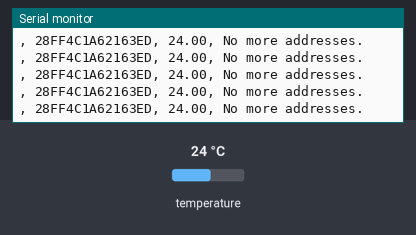
A sketch run on a simulated Arduino Uno, built with avr-gcc and run on an emulated ATmega328P. Parts: the last lines printed to the serial monitor. Inputs (shaded band) come from the test bench; at power-on: temperature 24 °C.

Above: at 1.2 s.
1.3 s: temperature set to 12 °C
At 1.37 s:
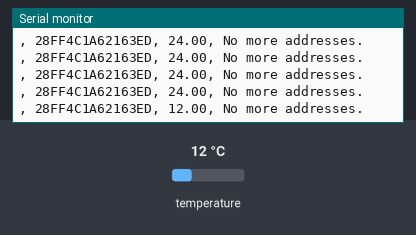
4.3 s: temperature set to 19 °C
At 4.36 s:
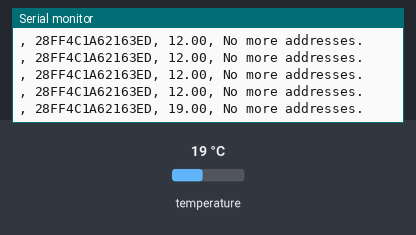
Timing chart, 0 to 7.3 s (numbered marks = the images above; inputs shaded):
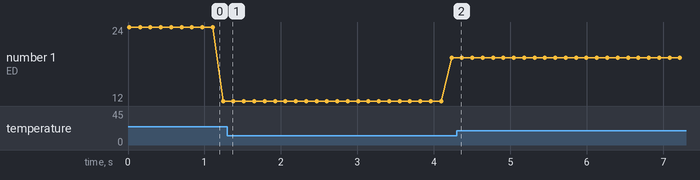

Measured:
- plotted number 1: 12 → 19 after the input at 1.3 s

The sketch:

playground_bildr.ino
```cpp
#include <OneWire.h>

// DS18S20 Temperature chip i/o
 OneWire ds(2);  // on pin 10

void setup(void) {
   // initialize inputs/outputs
   // start serial port
   Serial.begin(9600);
}

void loop(void) {
   byte i;
   byte present = 0;
   byte data[12];
   byte addr[8];

   if ( !ds.search(addr)) {
       Serial.print(", No more addresses.\n");
       ds.reset_search();
       return;
   }

   Serial.print(", ");
   for( i = 0; i < 8; i++) {
     Serial.print(addr[i], HEX);
   }

   if ( OneWire::crc8( addr, 7) != addr[7]) {
       Serial.print("CRC is not valid!\n");
       return;
   }
/*
   if ( addr[0] == 0x10) {
       Serial.print("Device is a DS18S20 family device.\n");
   }
   else if ( addr[0] == 0x28) {
       Serial.print("Device is a DS18B20 family device.\n");
   }
   else {
       Serial.print("Device family is not recognized: 0x");
       Serial.println(addr[0],HEX);
       return;
   }
/**/
   ds.reset();
   ds.select(addr);
   ds.write(0x44,1);         // start conversion, with parasite power on at the end

   delay(100);     // maybe 750ms is enough, maybe not
   // we might do a ds.depower() here, but the reset will take care of it.

   present = ds.reset();
   ds.select(addr);
   ds.write(0xBE);         // Read Scratchpad

//   Serial.print("P=");
//   Serial.print(present,HEX);
//   Serial.print(" ");
   for ( i = 0; i < 9; i++) {           // we need 9 bytes
     data[i] = ds.read();
//     Serial.print(data[i], HEX);
//     Serial.print(" ");
   }
//   Serial.print(" CRC=");
//   Serial.print( OneWire::crc8( data, 8), HEX);

   byte MSB = data[1];
   byte LSB = data[0];

   float tempRead = ((MSB << 8) | LSB); //using two's compliment
   float TemperatureSum = tempRead / 16;

   Serial.print(", ");
   Serial.print(TemperatureSum);

   //Serial.println();
}
```
